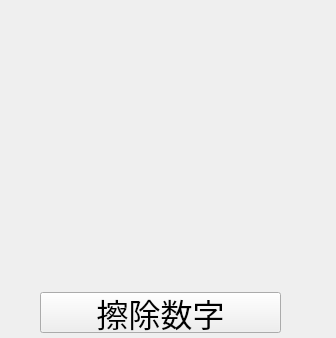
<?xml version="1.0" encoding="UTF-8"?>
<ui version="4.0">
 <class>SukoduGrid</class>
 <widget class="QWidget" name="SukoduGrid">
  <property name="geometry">
   <rect>
    <x>0</x>
    <y>0</y>
    <width>336</width>
    <height>338</height>
   </rect>
  </property>
  <property name="windowTitle">
   <string>Form</string>
  </property>
  <widget class="QWidget" name="gridLayoutWidget">
   <property name="geometry">
    <rect>
     <x>10</x>
     <y>10</y>
     <width>311</width>
     <height>271</height>
    </rect>
   </property>
   <layout class="QGridLayout" name="gridLayout"/>
  </widget>
  <widget class="QPushButton" name="ClearNum">
   <property name="geometry">
    <rect>
     <x>40</x>
     <y>292</y>
     <width>241</width>
     <height>41</height>
    </rect>
   </property>
   <property name="font">
    <font>
     <family>Arial</family>
     <pointsize>24</pointsize>
    </font>
   </property>
   <property name="text">
    <string>擦除数字</string>
   </property>
  </widget>
 </widget>
 <resources/>
 <connections/>
</ui>
